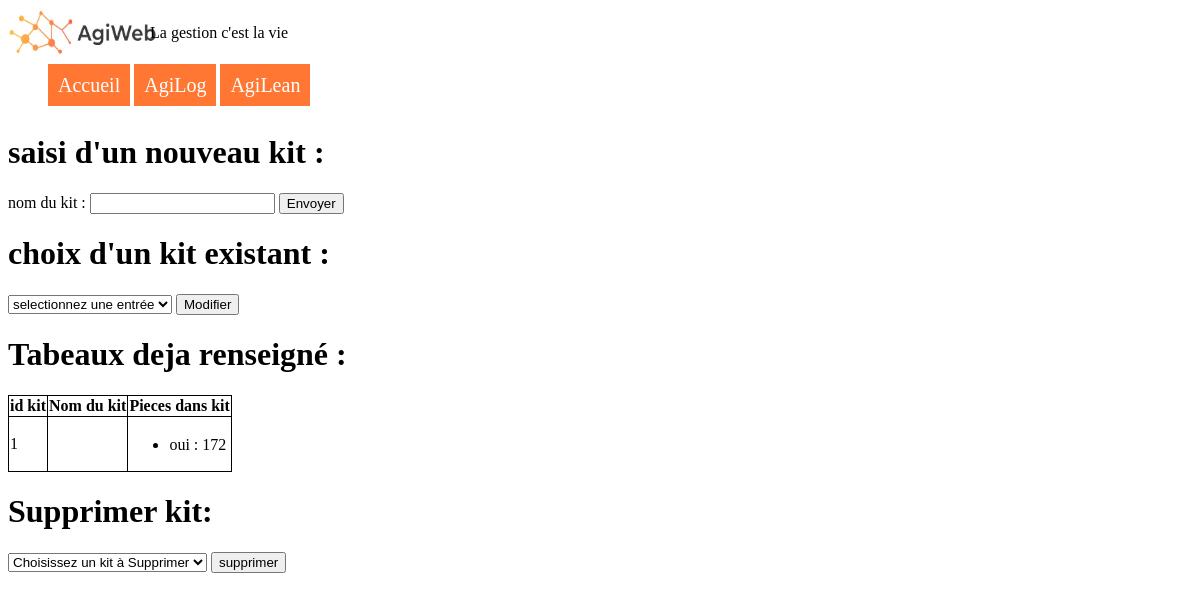
The app's page /Agilog/Initialisation/Code_kit with its own data.
### tables this page shows
CREATE TABLE "kit" (
	"id"	INTEGER NOT NULL,
	"nom_kit"	TEXT,
	"stock_alean"	INTEGER,
	PRIMARY KEY("id")
);

CREATE TABLE "piece" (
	"id"	TEXT NOT NULL,
	"nom"	TEXT NOT NULL,
	"quantite"	INTEGER NOT NULL,
	"seuil_recomp"	INTEGER,
	"stock_secu"	INTEGER,
	"delai_reappro"	INTEGER,
	"a_commander"	INTEGER,
	"fournisseur"	INTEGER,
	PRIMARY KEY("id")
);

CREATE TABLE "compo_kit" (
	"kit"	INTEGER NOT NULL,
	"piece"	TEXT NOT NULL,
	"quantite"	INTEGER NOT NULL
);

### run.py (the view)
@app.route('/Agilog/Initialisation/Code_kit', methods=['GET', 'POST'])
def code_kit():
    contenu=""
    kit= recupere_interraction(1,contenu)
    con = lite.connect(cheminbdd)
    con.row_factory = lite.Row
    cur=con.cursor()
    cur.execute("SELECT nom_kit FROM kit;")
    base=cur.fetchall()#variable pour le menu déroulant
    cur.execute("SELECT id FROM kit;")
    id=cur.fetchall()
    dico_kit=[]
    for base in id :
        cur.execute('SELECT nom, c.quantite, kit.nom_kit FROM piece p JOIN (compo_kit c JOIN kit on kit.id=c.kit) on p.id=c.piece WHERE c.kit=?;',[base[0]])
        dico_kit.append(cur.fetchall())#dico_kit est une liste de dictionnaire ou chaque dictionnaire est un kit
    cur.execute("SELECT nom_kit FROM kit;")
    base=cur.fetchall()
    cur.close()
    return(render_template("Code_kit_init.html", msg="" ,tab_piece=dico_kit ,liste_kit=base ,liste_id=id ))

### fonctions_logiques.py (called while the page is built)
def recupere_interraction(n,contenu):
    L=[]
    for i in range(n):
        nom=str(request.args.get('nom_kit'+str(i),''))
        L.append(nom)
    return(L)

### Templates/Code_kit_init.html (shortened to what this page needs)
<html lang="en" dir="ltr">
{%include 'head.html'%}
  <body>
    {%include 'navbar.html'%}
    <h1>saisi d'un nouveau kit :</h1>
    <form method='post' action='{{url_for('modif_kit')}}'>
      <label for="nom_kit1"> nom du kit : </label><input type='str' name='nom_kit_a_modif' value='' />
      <input type='submit' value='Envoyer'/>
    </form>
    <h1>choix d'un kit existant :</h1>
    <form action="{{url_for('modif_kit')}}" method="post">
      <select name="nom_kit_a_modif">
        <option value="vierge">selectionnez une entrée</option>
      </select>
      <input type="submit" value="Modifier">
    </form>
    <h1>Tabeaux deja renseigné :</h1>
    <table>
      <tr>
        <th>id kit</th>
        <th>Nom du kit</th>
        <th>Pieces dans kit</th>
      </tr>
      {%for kit in liste_id%}
      <tr>
        <td>{{kit[0]}}</td>
        <td>{{kit[1]}}</td>
        <td>
          <ul>
            {%for piece in tab_piece[loop.index0]%}
            <li>{{piece['nom']}} : {{piece['quantite'] }} </li>
            {%endfor%}
          </ul>
        </td>
      </tr>
      {%endfor%}
    </table>
    <h1>Supprimer kit:</h1>
    <form action="{{url_for('supprimer_kit')}}" method="post">
            <select name='nomdele'>
                <option value='0'>Choisissez un kit à Supprimer</option>
            </select>
            <input type="submit" value="supprimer">
    </form>
  </body>
</html>

### Static/accueil.css (style rules this page uses)
table { border-collapse: collapse; }
td,th { border-style: solid; border: 1px, solid black; }
td,th { border: 1px solid black; }

### records on screen
kit: id "1"
piece: nom "oui", quantite "172"
